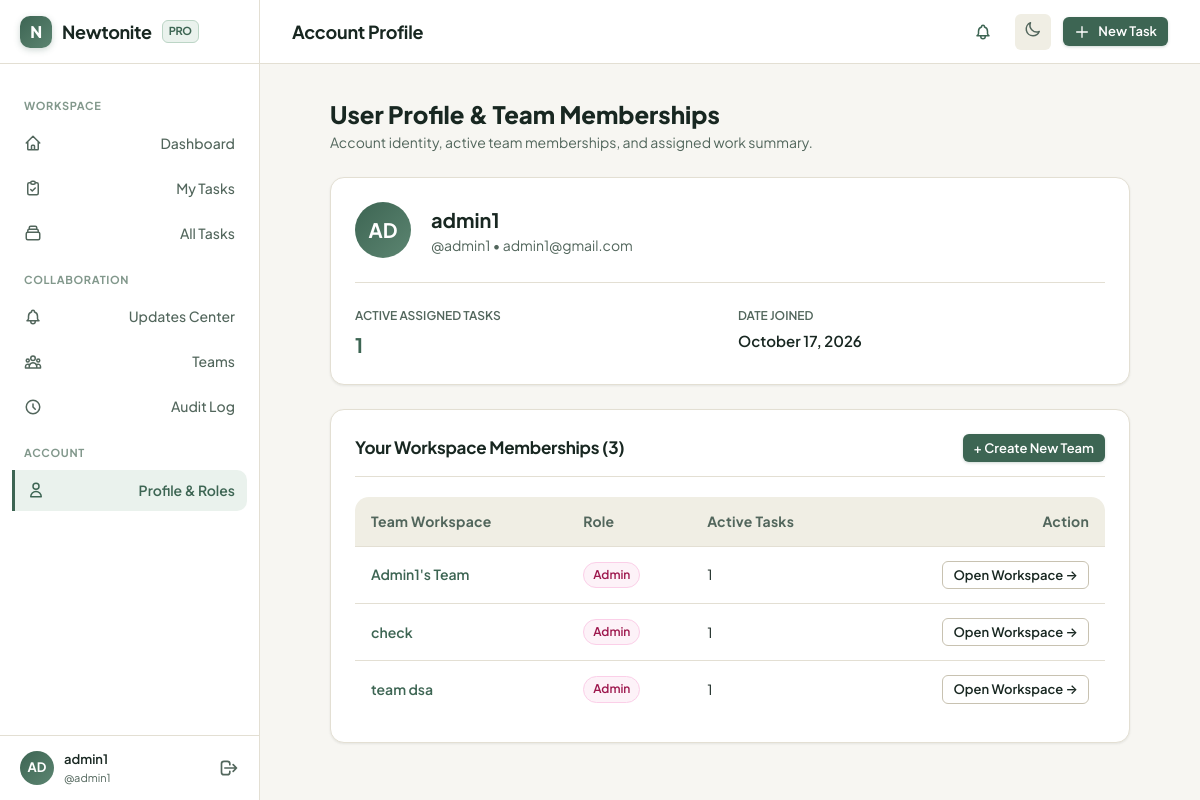
Page /profile/ (signed in) on the committed database.
### tasks/models.py (models this page shows, shortened)
class TeamMembership(models.Model):
    user = models.ForeignKey(User, on_delete=models.CASCADE, related_name='team_memberships')
    team = models.ForeignKey(Team, on_delete=models.CASCADE, related_name='memberships')
    role = models.CharField(
        max_length=20,
        choices=TeamRole.choices,
        default=TeamRole.MEMBER,
        help_text="Role of the user within this team."
    )
    created_at = models.DateTimeField(auto_now_add=True)
    class Meta:
        ordering = ['team', 'user']
        verbose_name = 'Team Membership'
        verbose_name_plural = 'Team Memberships'
        constraints = [
            models.UniqueConstraint(
                fields=['user', 'team'],
                name='unique_user_team_membership'
            )
        ]

class Team(models.Model):
    name = models.CharField(max_length=100, unique=True, help_text="Unique name for the team.")
    description = models.TextField(blank=True, help_text="Short description of the team's mandate.")
    created_at = models.DateTimeField(auto_now_add=True)
    updated_at = models.DateTimeField(auto_now=True)
    class Meta:
        ordering = ['name']
        verbose_name = 'Team'
        verbose_name_plural = 'Teams'
    def active_tasks_count(self):
        return self.tasks.filter(is_archived=False).count()

### tasks/views.py (the view)
# urls.py: path('profile/', views.profile_view, name='profile'),
@login_required
def profile_view(request):
    memberships = TeamMembership.objects.filter(
        user=request.user
    ).select_related('team')
    assigned_tasks_count = Task.objects.filter(
        assignee=request.user,
        is_archived=False
    ).exclude(status=TaskStatus.RESOLVED).count()
    context = {
        'title': 'My Profile & Workspace Memberships',
        'memberships': memberships,
        'assigned_tasks_count': assigned_tasks_count,
    }
    return render(request, 'profile/index.html', context)

### templates/profile/index.html (shortened to what this page needs)
{% extends 'base.html' %}
{% block page_title %}Account Profile{% endblock %}
{% block content %}
<div style="max-width: 800px; margin: 0 auto; display: flex; flex-direction: column; gap: 1.5rem;">
  <div>
    <h2 style="font-size: 1.5rem; font-weight: 800; color: var(--text-main);">User Profile & Team Memberships</h2>
    <p style="color: var(--text-muted); font-size: 0.875rem;">Account identity, active team memberships, and assigned work summary.</p>
  </div>
  <div class="card">
    <div style="display: flex; align-items: center; gap: 1.25rem; margin-bottom: 1.5rem;">
      <div class="user-avatar" style="width: 56px; height: 56px; font-size: 1.25rem;">
        {{ user.username|slice:":2"|upper }}
      </div>
      <div>
        <h3 style="font-size: 1.25rem; font-weight: 700; color: var(--text-main);">
          {{ user.get_full_name|default:user.username }}
        </h3>
        <div style="color: var(--text-muted); font-size: 0.875rem;">@{{ user.username }} &bull; {{ user.email }}</div>
      </div>
    </div>
    <div style="display: grid; grid-template-columns: 1fr 1fr; gap: 1rem; border-top: 1px solid var(--border-subtle); padding-top: 1.25rem;">
      <div>
        <span style="font-size: 0.75rem; color: var(--text-muted); font-weight: 600;">ACTIVE ASSIGNED TASKS</span>
        <div style="font-size: 1.25rem; font-weight: 700; color: var(--primary); margin-top: 0.25rem;">
          {{ assigned_tasks_count }}
        </div>
      </div>
      <div>
        <span style="font-size: 0.75rem; color: var(--text-muted); font-weight: 600;">DATE JOINED</span>
        <div style="font-size: 0.9375rem; font-weight: 600; color: var(--text-main); margin-top: 0.25rem;">
          {{ user.date_joined|date:"F d, Y" }}
        </div>
      </div>
    </div>
  </div>
  <div class="card">
    <div class="card-header">
      <h3 class="card-title">Your Workspace Memberships ({{ memberships.count }})</h3>
      <a href="{% url 'team_create' %}" class="btn btn-sm btn-primary">+ Create New Team</a>
    </div>
    {% if memberships %}
    <div class="table-container" style="border: none;">
      <table class="data-table">
        <thead>
          <tr>
            <th>Team Workspace</th>
            <th>Role</th>
            <th>Active Tasks</th>
            <th style="text-align: right;">Action</th>
          </tr>
        </thead>
        <tbody>
          {% for m in memberships %}
          <tr>
            <td style="font-weight: 600;">
              <a href="{% url 'team_detail' pk=m.team.id %}">{{ m.team.name }}</a>
            </td>
            <td>
              <span class="badge badge-role-{{ m.role|lower }}">{{ m.get_role_display }}</span>
            </td>
            <td>{{ m.team.active_tasks_count }}</td>
            <td style="text-align: right;">
              <a href="{% url 'team_detail' pk=m.team.id %}" class="btn btn-sm btn-secondary">Open Workspace &rarr;</a>
            </td>
          </tr>
          {% endfor %}
        </tbody>
      </table>
    </div>
    {% else %}
    <div class="empty-state" style="padding: 1.5rem;">
      <p class="empty-state-description">You are not a member of any workspace yet.</p>
      <a href="{% url 'team_create' %}" class="btn btn-primary btn-sm">Create Workspace</a>
    </div>
    {% endif %}
  </div>
</div>
{% endblock %}

### templates/base.html (shortened to what this page needs)
{% load static %}
<!DOCTYPE html>
<html lang="en">
<head>
  <link rel="stylesheet" href="{% static 'css/app.css' %}">
</head>
<body>
  {% if user.is_authenticated %}
  <div class="app-layout">
    <aside class="app-sidebar" id="app-sidebar">
      <div class="sidebar-header">
        <a href="{% url 'dashboard' %}" class="brand-link">
          <div class="brand-icon">N</div>
          <span>Newtonite</span>
          <span class="brand-badge">PRO</span>
        </a>
      </div>
      <nav class="sidebar-nav">
        <span class="nav-section-title">Workspace</span>
        <a href="{% url 'dashboard' %}" class="nav-item {% if request.resolver_match.url_name == 'dashboard' %}active{% endif %}" id="nav-dashboard">
          <svg fill="none" stroke="currentColor" viewBox="0 0 24 24"><path stroke-linecap="round" stroke-linejoin="round" stroke-width="2" d="M3 12l2-2m0 0l7-7 7 7M5 10v10a1 1 0 001 1h3m10-11l2 2m-2-2v10a1 1 0 01-1 1h-3m-6 0a1 1 0 001-1v-4a1 1 0 011-1h2a1 1 0 011 1v4a1 1 0 001 1m-6 0h6"/></svg>
          <span>Dashboard</span>
        </a>
        <a href="{% url 'task_list' %}?my=1" class="nav-item {% if request.GET.my == '1' %}active{% endif %}" id="nav-my-tasks">
          <svg fill="none" stroke="currentColor" viewBox="0 0 24 24"><path stroke-linecap="round" stroke-linejoin="round" stroke-width="2" d="M9 5H7a2 2 0 00-2 2v12a2 2 0 002 2h10a2 2 0 002-2V7a2 2 0 00-2-2h-2M9 5a2 2 0 002 2h2a2 2 0 002-2M9 5a2 2 0 012-2h2a2 2 0 012 2m-6 9l2 2 4-4"/></svg>
          <span>My Tasks</span>
        </a>
        <a href="{% url 'task_list' %}" class="nav-item {% if request.resolver_match.url_name == 'task_list' and not request.GET.my %}active{% endif %}" id="nav-all-tasks">
          <svg fill="none" stroke="currentColor" viewBox="0 0 24 24"><path stroke-linecap="round" stroke-linejoin="round" stroke-width="2" d="M19 11H5m14 0a2 2 0 012 2v6a2 2 0 01-2 2H5a2 2 0 01-2-2v-6a2 2 0 012-2m14 0V9a2 2 0 00-2-2M5 11V9a2 2 0 012-2m0 0V5a2 2 0 012-2h6a2 2 0 012 2v2M7 7h10"/></svg>
          <span>All Tasks</span>
        </a>
        <span class="nav-section-title">Collaboration</span>
        <a href="{% url 'updates_center' %}" class="nav-item {% if request.resolver_match.url_name == 'updates_center' %}active{% endif %}" id="nav-updates">
          <span>Updates Center</span>
        </a>
        <a href="{% url 'team_list' %}" class="nav-item {% if 'team' in request.resolver_match.url_name %}active{% endif %}" id="nav-teams">
          <span>Teams</span>
        </a>
        <a href="{% url 'activity_list' %}" class="nav-item {% if request.resolver_match.url_name == 'activity_list' %}active{% endif %}" id="nav-activity">
          <svg fill="none" stroke="currentColor" viewBox="0 0 24 24"><path stroke-linecap="round" stroke-linejoin="round" stroke-width="2" d="M12 8v4l3 3m6-3a9 9 0 11-18 0 9 9 0 0118 0z"/></svg>
          <span>Audit Log</span>
        </a>
        <span class="nav-section-title">Account</span>
        <a href="{% url 'profile' %}" class="nav-item {% if request.resolver_match.url_name == 'profile' %}active{% endif %}" id="nav-profile">
          <svg fill="none" stroke="currentColor" viewBox="0 0 24 24"><path stroke-linecap="round" stroke-linejoin="round" stroke-width="2" d="M16 7a4 4 0 11-8 0 4 4 0 018 0zM12 14a7 7 0 00-7 7h14a7 7 0 00-7-7z"/></svg>
          <span>Profile & Roles</span>
        </a>
      </nav>
      <div class="sidebar-footer">
        <div class="user-snippet">
          <div class="user-avatar">{{ user.username|slice:":2"|upper }}</div>
          <div class="user-info">
            <span class="user-name">{{ user.get_full_name|default:user.username }}</span>
            <span class="user-role-badge">@{{ user.username }}</span>
          </div>
        </div>
        <a href="{% url 'logout' %}" title="Log out" style="color: var(--text-muted); display: flex; align-items: center; justify-content: center; padding: var(--space-xs); border-radius: var(--radius-sm); transition: color var(--transition-fast);" aria-label="Log out">
          <svg width="20" height="20" fill="none" stroke="currentColor" viewBox="0 0 24 24"><path stroke-linecap="round" stroke-linejoin="round" stroke-width="2" d="M17 16l4-4m0 0l-4-4m4 4H7m6 4v1a3 3 0 01-3 3H6a3 3 0 01-3-3V7a3 3 0 013-3h4a3 3 0 013 3v1"/></svg>
        </a>
      </div>
    </aside>
    <div class="app-main">
      <header class="app-topbar">
        <div class="topbar-left">
          <h1 class="breadcrumb-title">{% block page_title %}{{ title|default:"Newtonite Task Tracker" }}{% endblock %}</h1>
        </div>
        <div class="topbar-right">
          <a href="{% url 'updates_center' %}" class="btn btn-outline btn-sm topbar-updates-btn" id="topbar-updates-btn" title="Updates Center" aria-label="View Updates">
          </a>
          <button type="button" class="btn btn-outline btn-sm theme-toggle-btn" id="theme-toggle-btn" title="Toggle Light / Dark Theme" aria-label="Toggle Light or Dark theme">
            <span class="theme-icon-moon" style="display:none;">
              <svg width="18" height="18" fill="none" stroke="currentColor" viewBox="0 0 24 24"><path stroke-linecap="round" stroke-linejoin="round" stroke-width="2" d="M20.354 15.354A9 9 0 018.646 3.646 9.003 9.003 0 0012 21a9.003 9.003 0 008.354-5.646z"/></svg>
            </span>
          </button>
          <a href="{% url 'task_create' %}" class="btn btn-primary btn-sm" id="topbar-create-task-btn">
            <svg width="16" height="16" fill="none" stroke="currentColor" viewBox="0 0 24 24"><path stroke-linecap="round" stroke-linejoin="round" stroke-width="2" d="M12 4v16m8-8H4"/></svg>
            <span>New Task</span>
          </a>
        </div>
      </header>
      <main class="page-container">
        {% block content %}{% endblock %}
      </main>
    </div>
  </div>
  {% else %}
  <main>
    {% block auth_content %}{% endblock %}
  </main>
  {% endif %}
</body>
</html>

### rows in the picture
TeamMembership: team.name "Admin1's Team", role "Admin", team.active_tasks_count "1"
TeamMembership: team.name "check", role "Admin", team.active_tasks_count "1"
TeamMembership: team.name "team dsa", role "Admin", team.active_tasks_count "1"

### other values in the picture
{{ user.username|slice:":2"|upper }} "AD"
{{ user.get_full_name|default:user.username }} "admin1"
{{ user.username }} "admin1"
{{ user.email }} "admin1@gmail.com"
{{ assigned_tasks_count }} "1"
{{ user.date_joined|date:"F d, Y" }} "October 17, 2026"
{{ memberships.count }} "3"
